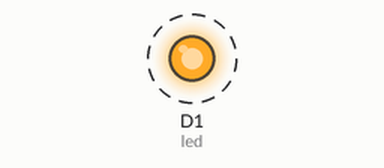
Bench run of a sketch on a simulated ESP8266 (NodeMCU). Shown: output pins drawn as LEDs (lit = HIGH). Dashed ring = blinking.

Above: at 0.5 s.
Timing chart, 0 to 4.6 s (numbered marks = the images above):
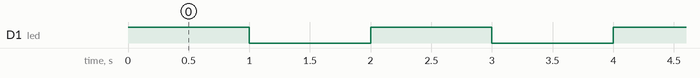

Measured:
- by itself, D1 (led): alternates HIGH for 1.0 s and LOW for 1.0 s

The sketch:

sketch_jul26a.ino
```cpp
int led = D1;
void setup() {
  // put your setup code here, to run once:
pinMode(led,OUTPUT);
Serial.begin(9600);//to comunicate to the machine
}

void loop() {
  // put your maine  code here, to run repeatedly:
digitalWrite(led,HIGH);
delay(1000);
digitalWrite(led,LOW);
delay(1000);
}
```
